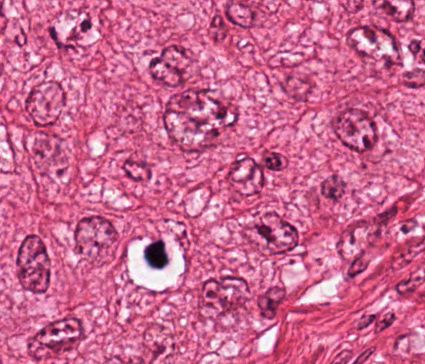
#> input picture DCIS/predict_DCIS/dcis_segmentation/matlab/stain_normalisation_toolbox/Images/Ref.png, 425 x 364 px
$ python -i S0_Spatial.py   (imports and definitions only)
#> lines starting #> are read from the running program, lines starting #| are printed output that depends on the picture; after the words box and inside, x2 and y2 are one past the last pixel; in counts of white or black regions, pixels touching at a corner belong together
from shapely.geometry import MultiPoint, Point, Polygon
from scipy.spatial import Voronoi
import numpy as np
import matplotlib.pyplot as plt
import cv2

import re,json,collections
import glob
import os


def natural_key(string_):
    return [int(s) if s.isdigit() else s for s in re.split(r'(\d+)', string_)]

def centroids1(file_name):
    image = cv2.imread(file_name)
#> image is the input picture: shape (364, 425, 3); mean B, G, R 145.5, 103.1, 202.2
    gray = cv2.cvtColor(image, cv2.COLOR_BGR2GRAY)
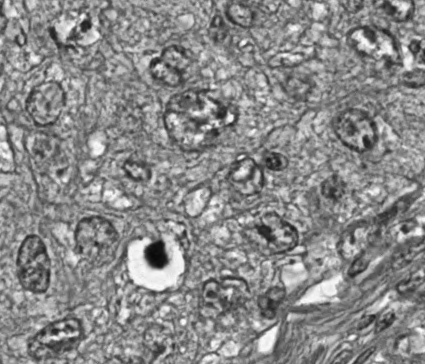
#> gray: shape (364, 425); min 9, max 254, mean 137.6
    thresh = cv2.threshold(gray, 10, 255,cv2.THRESH_BINARY | cv2.THRESH_OTSU)[1]
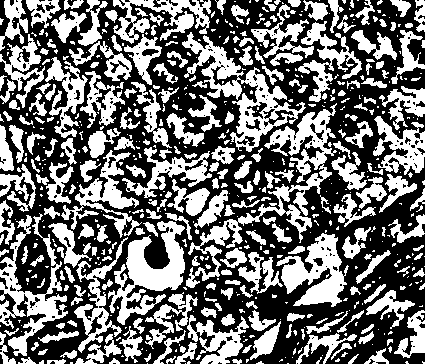
#> thresh: shape (364, 425); 44% white; 608 white regions (353 under 20 px)
    cnts = cv2.findContours(thresh, cv2.RETR_TREE,cv2.CHAIN_APPROX_SIMPLE)
#> cnts = 874 contours, 620 with area under 20; largest, box (x1, y1, x2, y2) and area: (182, 32, 306, 152) 3982, (186, 103, 337, 288) 3738, (108, 221, 185, 325) 2954, (276, 233, 349, 307) 2514, (0, 213, 68, 356) 2444
    cnts_br=cnts[1]
#> cnts_br = 874 rows, first 6: [1, -1, -1, -1], [2, 0, -1, -1], [3, 1, -1, -1], [4, 2, -1, -1], [5, 3, -1, -1], [6, 4, -1, -1]
    x1=[]
    y1=[]
    for c in cnts_br:
        area = cv2.contourArea(c)
        if(area>50):
                M = cv2.moments(c)
                if(M["m00"]!=0):
                        cX = int(M["m10"] / M["m00"])
                        cY = int(M["m01"] / M["m00"])
                        x1.append(cX)
                        y1.append(cY)
#> this loop made 1 pass
#> after the loop, x1 = []; y1 = []
    return x1,y1

# [118 lines left out: functions Contours, voronoi_finite_polygons_2d, write_voronoi_detail, get_voronoi_polygon_vertices, not called in this run]


class Spatial_data_extract_S1(object):

    # [97 lines left out: functions __init__, data_extract, not called in this run]


# [12 lines not run here, left out]

#> (the run stopped early here; a loop or call above may not have finished)
